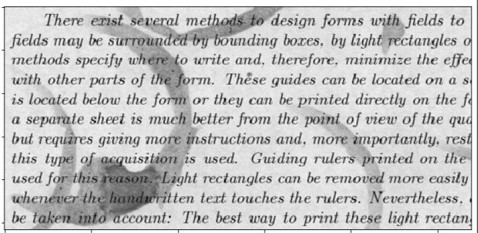
#> input picture Modules/textmanipulation/image4.jpg, 478 x 233 px, found by its file name
$ python textFromRegionOfInterest.py
#> lines starting #> are read from the running program, lines starting #| are printed output that depends on the picture; after the words box and inside, x2 and y2 are one past the last pixel; in counts of white or black regions, pixels touching at a corner belong together
#> further down, input_img is the input picture: shape (233, 478, 3); min 13, max 255, mean 195.7
import numpy as np
import cv2
import math
from scipy import ndimage
import pytesseract
pytesseract.pytesseract.tesseract_cmd =r"C:/Program Files/Tesseract-OCR/tesseract.exe"

#####################################################################################################
# ORIENTATION CORRECTION/ADJUSTMENT

def orientation_correction(img, save_image = False):
    # GrayScale Conversion for the Canny Algorithm
#> called with save_image = False
    img_gray = cv2.cvtColor(img, cv2.COLOR_BGR2GRAY)
    # Canny Algorithm for edge detection was developed by John F. Canny not Kennedy!! :)
    img_edges = cv2.Canny(img_gray, 100, 100, apertureSize=3)
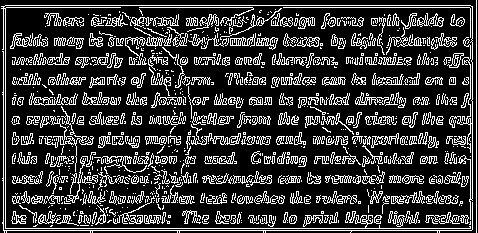
#> img_edges: shape (233, 478); 21.1% white in thin lines or dots
    # Using Houghlines to detect lines
    lines = cv2.HoughLinesP(img_edges, 1, math.pi / 180.0, 100, minLineLength=100, maxLineGap=5)
#> lines = 31 rows, first 6: [139, 7, 252, 7], [5, 5, 476, 5], [3, 230, 476, 230], [3, 228, 476, 228], [313, 136, 431, 136], [34, 215, 170, 215]

    # Finding angle of lines in polar coordinates
    angles = []
    for x1, y1, x2, y2 in lines[0]:
        angle = math.degrees(math.atan2(y2 - y1, x2 - x1))
        angles.append(angle)
#> this loop made 1 pass
#> (x1, y1, x2, y2, angle) on pass 1: (139, 7, 252, 7, 0)
#> after the loop, angles = [0]

    # Getting the median angle
    median_angle = np.median(angles)
#> median_angle = 0

    # Rotating the image with this median angle
    img_rotated = ndimage.rotate(img, median_angle)

    if save_image:
        cv2.imwrite('orientation_corrected.jpg', img_rotated)
    return img_rotated
#####################################################################################################

# REGION OF INTEREST (ROI) SELECTION

# initializing the list for storing the coordinates
coordinates = []

# Defining the event listener (callback function)
def shape_selection(event, x, y, flags, param):
    # making coordinates global
    global coordinates

    # Storing the (x1,y1) coordinates when left mouse button is pressed
    if event == cv2.EVENT_LBUTTONDOWN:
        coordinates = [(x, y)]

    # Storing the (x2,y2) coordinates when the left mouse button is released and make a rectangle on the selected region
    elif event == cv2.EVENT_LBUTTONUP:
        coordinates.append((x, y))

        # Drawing a rectangle around the region of interest (roi)
        cv2.rectangle(image, coordinates[0], coordinates[1], (0,0,255), 2)
        cv2.imshow("image", image)


# load the image, clone it, and setup the mouse callback function
input_img=cv2.imread(r"C:/Users/vivek/OneDrive/Desktop/College Project/modules/textmanipulation/image4.jpg")
img_rotated = orientation_correction(input_img)
image = img_rotated
image_copy = image.copy()
cv2.namedWindow("image")
cv2.setMouseCallback("image", shape_selection)


# keep looping until the 'q' key is pressed
while True:
    # display the image and wait for a keypress
    cv2.imshow("image", image)
    key = cv2.waitKey(1) & 0xFF
#> (key Esc is pressed here)

    if key==13: # If 'enter' is pressed, apply OCR
        break

    if key == ord("c"): # Clear the selection when 'c' is pressed
        image = image_copy.copy()

if len(coordinates) == 2:
    image_roi = image_copy[coordinates[0][1]:coordinates[1][1],
                               coordinates[0][0]:coordinates[1][0]]
    cv2.waitKey(0)
    # closing all open windows
    cv2.destroyAllWindows()
##################################################################### OPTICAL CHARACTER RECOGNITION (OCR) ON ROI
#> (the run stopped early here; a loop or call above may not have finished)

$ run again, with Modules/textmanipulation/image3.jpg copied over Modules/textmanipulation/image4.jpg
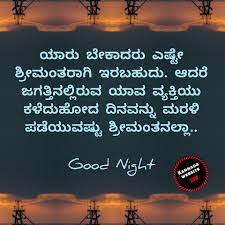
#> input picture Modules/textmanipulation/image3.jpg, 225 x 225 px, found by its file name
#> input_img is the input picture: shape (225, 225, 3); mean B, G, R 72.2, 72, 72.6
#> in orientation_correction, `img_gray = cv2.cvtColor(img, cv2.COLOR_BGR2GRAY)`:
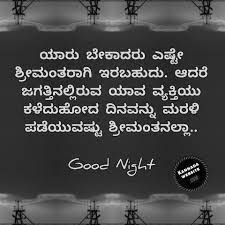
#> img_gray: shape (225, 225); min 0, max 254, mean 72.2
#> in orientation_correction, `img_edges = cv2.Canny(img_gray, 100, 100, apertureSize=3)`:
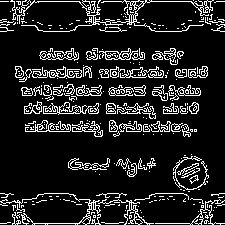
#> img_edges: shape (225, 225); 13.5% white in thin lines or dots
#> lines = [[0, 1, 224, 1], [0, 223, 118, 223]]
#> the loop in orientation_correction, `for x1, y1, x2, y2 in lines[0]:` made 1 pass
#> (x1, y1, x2, y2, angle) on pass 1: (0, 1, 224, 1, 0)
#> after the loop in orientation_correction, `for x1, y1, x2, y2 in lines[0]:`: angles = [0]
#> median_angle = 0

$ run again, with Modules/textmanipulation/image5.jpg copied over Modules/textmanipulation/image4.jpg
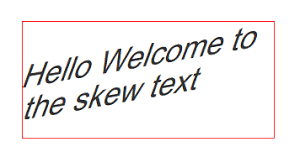
#> input picture Modules/textmanipulation/image5.jpg, 300 x 168 px, found by its file name
#> input_img is the input picture: shape (168, 300, 3); mean B, G, R 241.1, 241.1, 243.9
#> in orientation_correction, `img_gray = cv2.cvtColor(img, cv2.COLOR_BGR2GRAY)`:
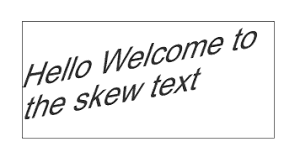
#> img_gray: shape (168, 300); min 8, max 255, mean 241.9
#> in orientation_correction, `img_edges = cv2.Canny(img_gray, 100, 100, apertureSize=3)`:
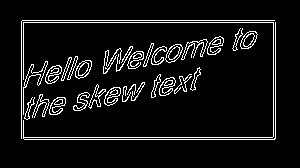
#> img_edges: shape (168, 300); 7.4% white in thin lines or dots, all inside (x1, y1, x2, y2) = (21, 20, 276, 140)
#> lines = [[21, 22, 275, 22], [21, 137, 275, 137], [24, 139, 274, 139], [22, 20, 274, 20], [21, 138, 21, 21], [275, 138, 275, 23], [273, 136, 273, 23]]
#> the loop in orientation_correction, `for x1, y1, x2, y2 in lines[0]:` made 1 pass
#> (x1, y1, x2, y2, angle) on pass 1: (21, 22, 275, 22, 0)
#> after the loop in orientation_correction, `for x1, y1, x2, y2 in lines[0]:`: angles = [0]
#> median_angle = 0

$ run again, with Modules/textmanipulation/image6.jpg copied over Modules/textmanipulation/image4.jpg
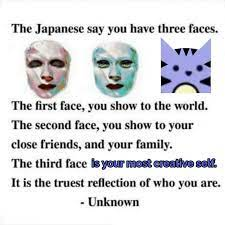
#> input picture Modules/textmanipulation/image6.jpg, 225 x 225 px, found by its file name
#> input_img is the input picture: shape (225, 225, 3); mean B, G, R 222.7, 220.3, 219.7
#> in orientation_correction, `img_gray = cv2.cvtColor(img, cv2.COLOR_BGR2GRAY)`:
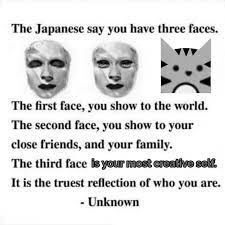
#> img_gray: shape (225, 225); min 0, max 255, mean 220.4
#> in orientation_correction, `img_edges = cv2.Canny(img_gray, 100, 100, apertureSize=3)`:
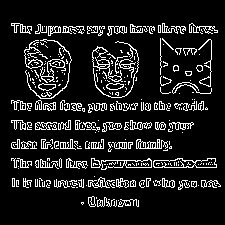
#> img_edges: shape (225, 225); 11.9% white in thin lines or dots, all inside (x1, y1, x2, y2) = (11, 23, 221, 207)
#> lines = [[36, 167, 216, 167], [38, 26, 214, 26], [12, 148, 171, 148], [12, 180, 134, 180], [35, 109, 166, 109]]
#> the loop in orientation_correction, `for x1, y1, x2, y2 in lines[0]:` made 1 pass
#> (x1, y1, x2, y2, angle) on pass 1: (36, 167, 216, 167, 0)
#> after the loop in orientation_correction, `for x1, y1, x2, y2 in lines[0]:`: angles = [0]
#> median_angle = 0
